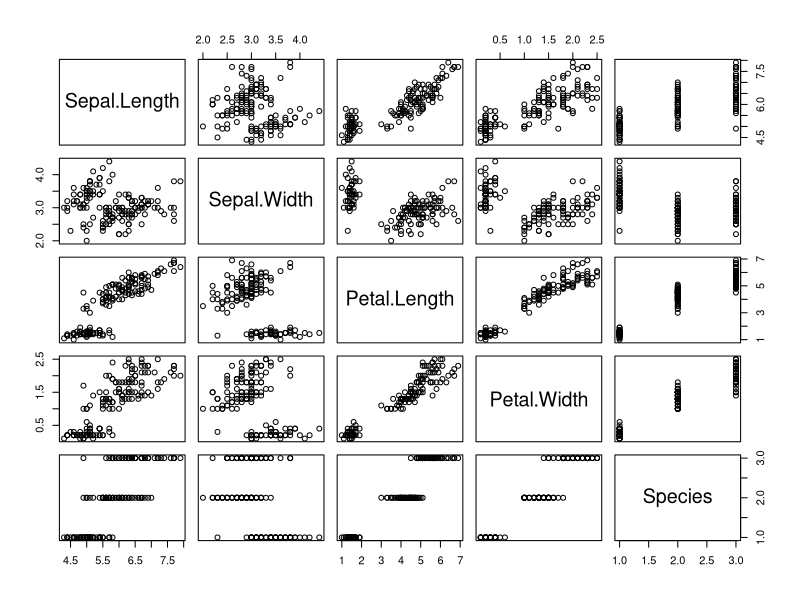
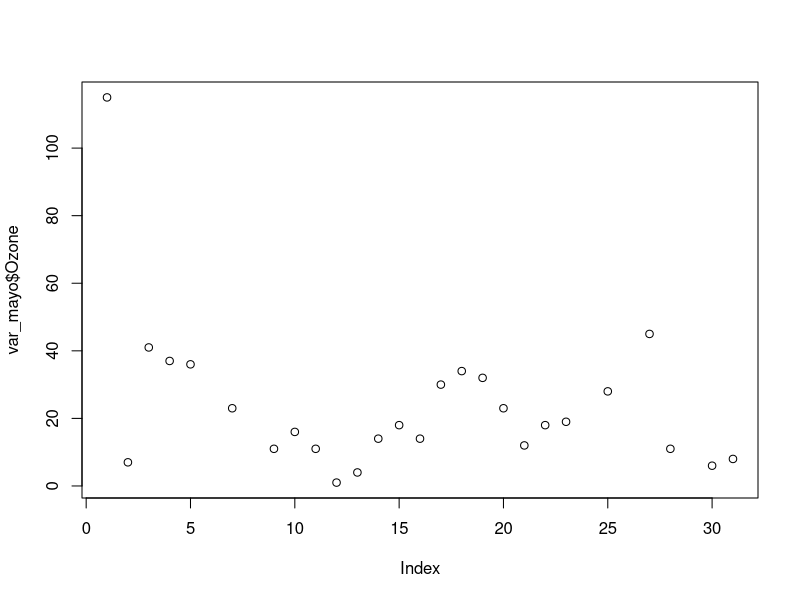
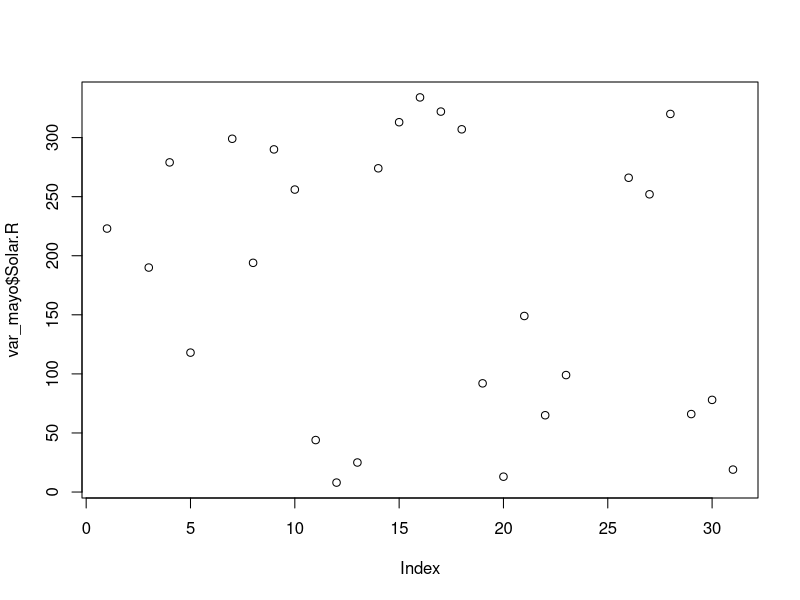

Generate these figures, in order, with R:
print(iris)
plot(iris)
summary(iris)
str(iris)

m<-cbind(ord=1:3,edad=c(30L,26L,9L))
v<-c(1.80,1.72,1.05)
ff<-data.frame(familia=c("Padre","Madre","Hijo"),m,estatura=v)
ff<-data.frame(familia=c("Padre","Madre","Hijo"),m,estatura=v,row.names=1)


mitabla<-read.table("Leer_tabla.txt")
is.data.frame(mitabla)
colnames(mitabla)
rownames(mitabla)

mitabla$Piso
mitabla[[2]] #es un vector, ==mitabla[,2]
mitabla[2]  #es un data.frame
mitabla[3,2]<-106 #modifico un valor
mitabla$Total<-mitabla$Precio*mitabla$Area #genera una nueva columna

datosimp <- data.frame(anyos=c(1.3,0.4,1.1,2.3,3.1,1.3),
                       tipo=c(2,3,3,1,3,1),edad=c(22,21,34,42,17,43),
                       sexo=c("H","M","H","H","M","H"))
attach(datosimp) #me lo guarda y puedo llamar a anyos, tipo, sexo
detach(datosimp) #lo ""borro""

datos.hombre.filtrados <- datosimp$anyos[datosimp$sexo=='H']
mas.peq <- subset(datosimp,anyos<2,select=c(edad,sexo)) #selecciona segun caracteristicas
datosimp<-transform(datosimp,edad=edad+1)
datosimp


aq=airquality
#temperatura media de todos los dias
temp_media<-mean(aq$Temp)
#temperatura media en mayo
temp_media_mayo<-mean(aq$Temp[aq$Month==5])
#dia mas ventoso, dia y mes del viento maximo
cat("El dia mas ventoso fue el",(aq$Day[aq$Wind==max(aq$Wind)]),"del mes",(aq$Month[aq$Wind==max(aq$Wind)]),"con un valor de",max(aq$Wind))
#ordenar info segun velocidad ascendente
aq<-aq[order(aq$Wind),]
#datos de color, sort(aq$Wind) me ordena 
#tabla con variables para mayo
var_mayo<-subset(aq,aq$Month==5,select=c(Ozone,Solar.R))
ozono<-plot(var_mayo$Ozone)
radiacion<-plot(var_mayo$Solar.R)

###para cambiar de formato ancho a largo
library(reshape)
formato_long<-melt(aq,id=c("Month","Day"))
print(formato_long)
